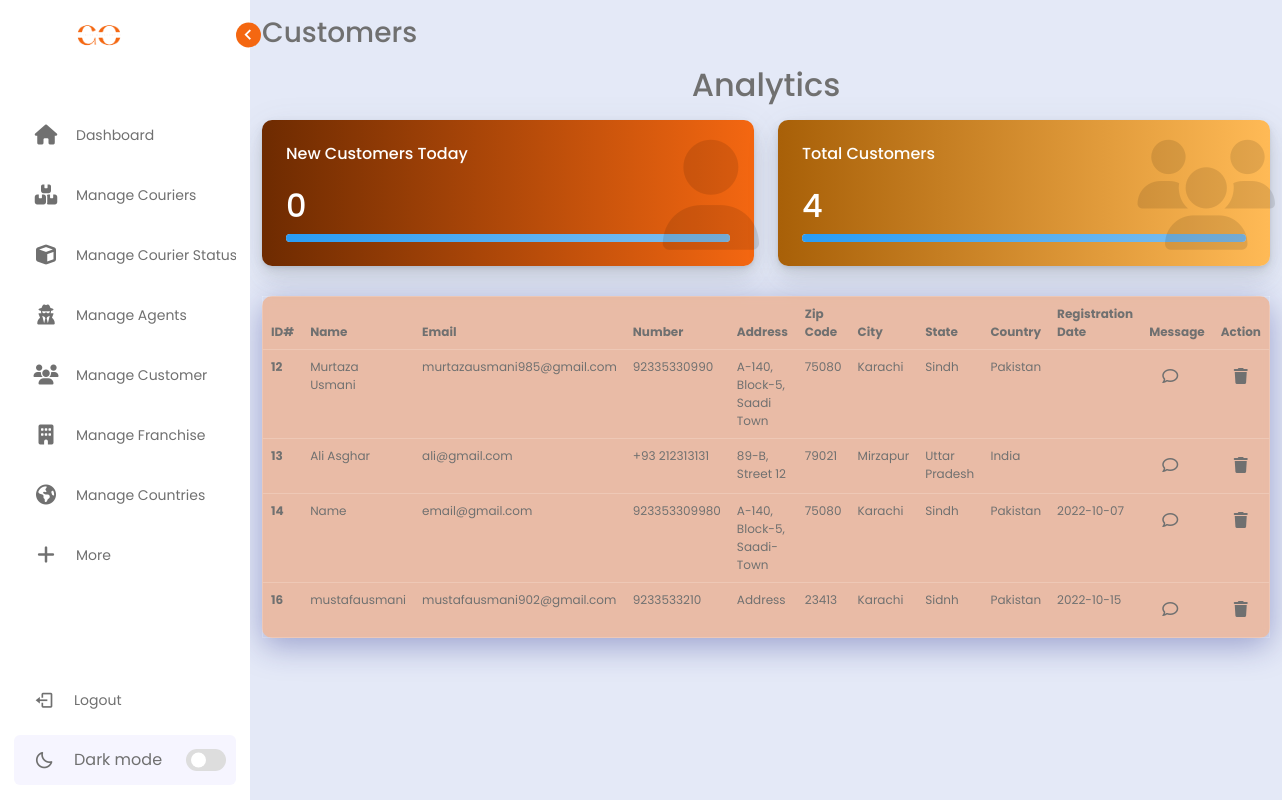
The page /admin/customer.php (signed in) on the database its author committed.
### tables this page shows
CREATE TABLE `customer` (
  `CustomerId` int(10) UNSIGNED NOT NULL,
  `CustomerName` varchar(100) NOT NULL,
  `CustomerEmail` varchar(100) NOT NULL,
  `CustomerPassword` varchar(100) NOT NULL,
  `CustomerZipCode` varchar(100) NOT NULL,
  `CustomerCountryId` int(10) UNSIGNED NOT NULL,
  `CustomerState` varchar(100) NOT NULL,
  `CustomerCity` varchar(100) NOT NULL,
  `CustomerAddress` varchar(255) NOT NULL,
  `CustomerNumber` varchar(100) NOT NULL,
  `CustomerRegistrationDate` date DEFAULT NULL
);

CREATE TABLE `country` (
  `CountryId` int(10) UNSIGNED NOT NULL,
  `CountryName` varchar(255) NOT NULL
);

### admin/customer.php (the view)
<?php
include('../assets/template/admin/header.php');
include('../assets/modules/dbconnection.php');
$date = date("Y-m-d");
$newCustomers = $con->prepare('select * from customer where CustomerRegistrationDate = ?');
$newCustomers->bindParam(1, $date);
$newCustomers->execute();
$newCustomersCount = $newCustomers->rowCount();
$customers = $con->prepare('select * from customer');
$customers->execute();
$totalCustomersCount = $customers->rowCount();
$customersRecord = $customers->fetchAll(PDO::FETCH_OBJ);
$country = $con->prepare('select CountryId, CountryName from country');
$country->execute();
$countryRecord = $country->fetchAll(PDO::FETCH_OBJ);
?>
<div class="container">
    <h3 class="text mt-3">Customers</h3>
    <div class="row mt-3">
        <div class="main-heading">
            <h2 class="text-center mb-3 text">Analytics</h2>
        </div>
        <div class="col-xl-6 col-lg-6">
            <div class="card l-bg-cherry">
                <div class="card-statistic-3 p-4">
                    <div class="card-icon card-icon-large">
                        <i class="fas fa-user"></i>
                    </div>
                    <div class="mb-4">
                        <h6 class="card-title mb-0">New Customers Today</h6>
                    </div>
                    <div class="row align-items-center mb-2 d-flex">
                        <div class="col-8">
                            <h2 class="d-flex align-items-center mb-0">
                                <?php echo $newCustomersCount ?>
                            </h2>
                        </div>
                    </div>
                    <div class="progress mt-1 " data-height="8" style="height: 8px;">
                        <div class="progress-bar l-bg-cyan" role="progressbar" data-width="25%" aria-valuenow="25" aria-valuemin="0" aria-valuemax="100" style="width: 100%;"></div>
                    </div>
                </div>
            </div>
        </div>
        <div class="col-xl-6 col-lg-6">
            <div class="card l-bg-orange-dark">
                <div class="card-statistic-3 p-4">
                    <div class="card-icon card-icon-large">
                        <i class="fas fa-users"></i>
                    </div>
                    <div class="mb-4">
                        <h6 class="card-title mb-0">Total Customers</h6>
                    </div>
                    <div class="row align-items-center mb-2 d-flex">
                        <div class="col-8">
                            <h2 class="d-flex align-items-center mb-0">
                                <?php echo $totalCustomersCount; ?>
                            </h2>
                        </div>
                    </div>
                    <div class="progress mt-1 " data-height="8" style="height: 8px;">
                        <div class="progress-bar l-bg-cyan" role="progressbar" data-width="25%" aria-valuenow="25" aria-valuemin="0" aria-valuemax="100" style="width: 100%;"></div>
                    </div>
                </div>
            </div>
        </div>
    </div>
    <div class="row">
        <div class="col-12">
            <table class="table desc-table text">
                <thead>
                    <tr>
                        <th class="table-row-head">ID#</th>
                        <th class="table-row-head">Name</th>
                        <th class="table-row-head">Email</th>
                        <th class="table-row-head">Number</th>
                        <th class="table-row-head">Address</th>
                        <th class="table-row-head">Zip Code</th>
                        <th class="table-row-head">City</th>
                        <th class="table-row-head">State</th>
                        <th class="table-row-head">Country</th>
                        <th class="table-row-head">Registration Date</th>
                        <th class="table-row-head">Message</th>
                        <th class="table-row-head">Action</th>
                    </tr>
                </thead>
                <tbody>
                    <?php
                    foreach ($customersRecord as $row) {
                    ?>
                        <tr>
                            <th><?php echo $row->CustomerId ?></th>
                            <td class="text"><?php echo $row->CustomerName ?></td>
                            <td class="text"><?php echo $row->CustomerEmail ?></td>
                            <td class="text"><?php echo $row->CustomerNumber ?></td>
                            <td class="text"><?php echo $row->CustomerAddress ?></td>
                            <td class="text"><?php echo $row->CustomerZipCode ?></td>
                            <td class="text"><?php echo $row->CustomerCity ?></td>
                            <td class="text"><?php echo $row->CustomerState ?></td>
                            <td class="text"><?php
                                                foreach ($countryRecord as $country) {
                                                    if ($row->CustomerCountryId == $country->CountryId) {
                                                        echo $country->CountryName;
                                                    }
                                                }
                                                ?></td>
                            <td class="text"><?php echo $row->CustomerRegistrationDate ?></td>
                            <td class="text">
                                <div class="row">
                                    <div class="col-12">
                                        <a href="./send-sms.php?customer-id=<?php echo $row->CustomerId; ?>"><button type="submit" class="btn text"><i class="fa-regular fa-comment"></i></button></a>
                                    </div>
                                </div>
                            </td>
                            <td class="text">
                                <div class="row">
                                    <div class="col-12">
                                        <a href="./delete-customer.php?customer-id=<?php echo $row->CustomerId; ?>"><button type="submit" class="btn text"><i class="fa-solid fa-trash"></i></button></a>
                                    </div>
                                </div>
                            </td>
                        </tr>
                    <?php } ?>
                </tbody>
            </table>
        </div>
    </div>
</div>
<?php
include('../assets/template/admin/footer.php');
?>

### assets/CSS/adminCSS/main-admin.css (style rules this page uses)
* { margin: 0; padding: 0; box-sizing: border-box; font-family: "Poppins", sans-serif; }
:root { --body-color: #e4e9f7; --sidebar-color: #fff; --primary-color: #f46711; --primary-color-light: #f6f5ff; --toggle-color: #ddd; --text-color: #707070; --tran-03: all 0.2s ease; --tran-03: all 0.3s ease; --tran-04: all 0.3s ease; --tran-05: all 0.3s ease; }
body { height: 100vh; background-color: var(--body-color) !important; transition: var(--tran-05); overflow-x: hidden; }
.home .text { color: var(--text-color); }

### assets/CSS/adminCSS/analytics.css (style rules this page uses)
.card { background-color: #fff; border-radius: 10px; border: none; position: relative; margin-bottom: 30px; box-shadow: 0 0.46875rem 2.1875rem rgba(90, 97, 105, 0.1), 0 0.9375rem 1.40625rem rgba(90, 97, 105, 0.1), 0 0.25rem 0.53125rem rgba(90, 97, 105, 0.12), 0 0.125rem 0.1875rem rgba(90, 97, 105, 0.1); }
.l-bg-cherry { background: linear-gradient(to right, #6e2b01, #f46711) !important; color: #fff; }
.l-bg-orange-dark { background: linear-gradient(to right, #a86008, #ffba56) !important; color: #fff; }
.card .card-statistic-3 .card-icon-large .fas, .card .card-statistic-3 .card-icon-large .far, .card .card-statistic-3 .card-icon-large .fab, .card .card-statistic-3 .card-icon-large .fal { font-size: 110px; }
.card .card-statistic-3 .card-icon { text-align: center; line-height: 50px; margin-left: 15px; color: #000; position: absolute; right: -5px; top: 20px; opacity: 0.1; }
.l-bg-cyan { background: linear-gradient(135deg, #289cf5, #84c0ec) !important; color: #fff; }

### assets/CSS/adminCSS/table.css (style rules this page uses)
.desc-table { background: rgba(244, 103, 17, 0.35); box-shadow: 0 8px 32px 0 rgba(31, 38, 135, 0.37); backdrop-filter: blur(4.5px); -webkit-backdrop-filter: blur(4.5px); border-radius: 10px; border: 1px solid rgba(255, 255, 255, 0.18); font-size: 12px !important; }

### rows shown on the page
customer: CustomerId "12", CustomerName "Murtaza Usmani", CustomerEmail "murtazausmani985@gmail.com", CustomerNumber "92335330990", CustomerAddress "A-140, Block-5, Saadi Town", CustomerZipCode "75080", CustomerCity "Karachi", CustomerState "Sindh"
country: CountryName "Pakistan"
customer: CustomerId "13", CustomerName "Ali Asghar", CustomerEmail "ali@gmail.com", CustomerNumber "+93 212313131", CustomerAddress "89-B, Street 12", CustomerZipCode "79021", CustomerCity "Mirzapur", CustomerState "Uttar Pradesh"
country: CountryName "India"
customer: CustomerId "14", CustomerName "Name", CustomerEmail "email@gmail.com", CustomerNumber "923353309980", CustomerAddress "A-140, Block-5, Saadi-Town", CustomerZipCode "75080", CustomerCity "Karachi", CustomerState "Sindh", CustomerRegistrationDate "2022-10-07"
customer: CustomerId "16", CustomerName "mustafausmani", CustomerEmail "mustafausmani902@gmail.com", CustomerNumber "9233533210", CustomerAddress "Address", CustomerZipCode "23413", CustomerCity "Karachi", CustomerState "Sidnh", CustomerRegistrationDate "2022-10-15"

### other values the page prints
$newCustomersCount "0"
$totalCustomersCount "4"
